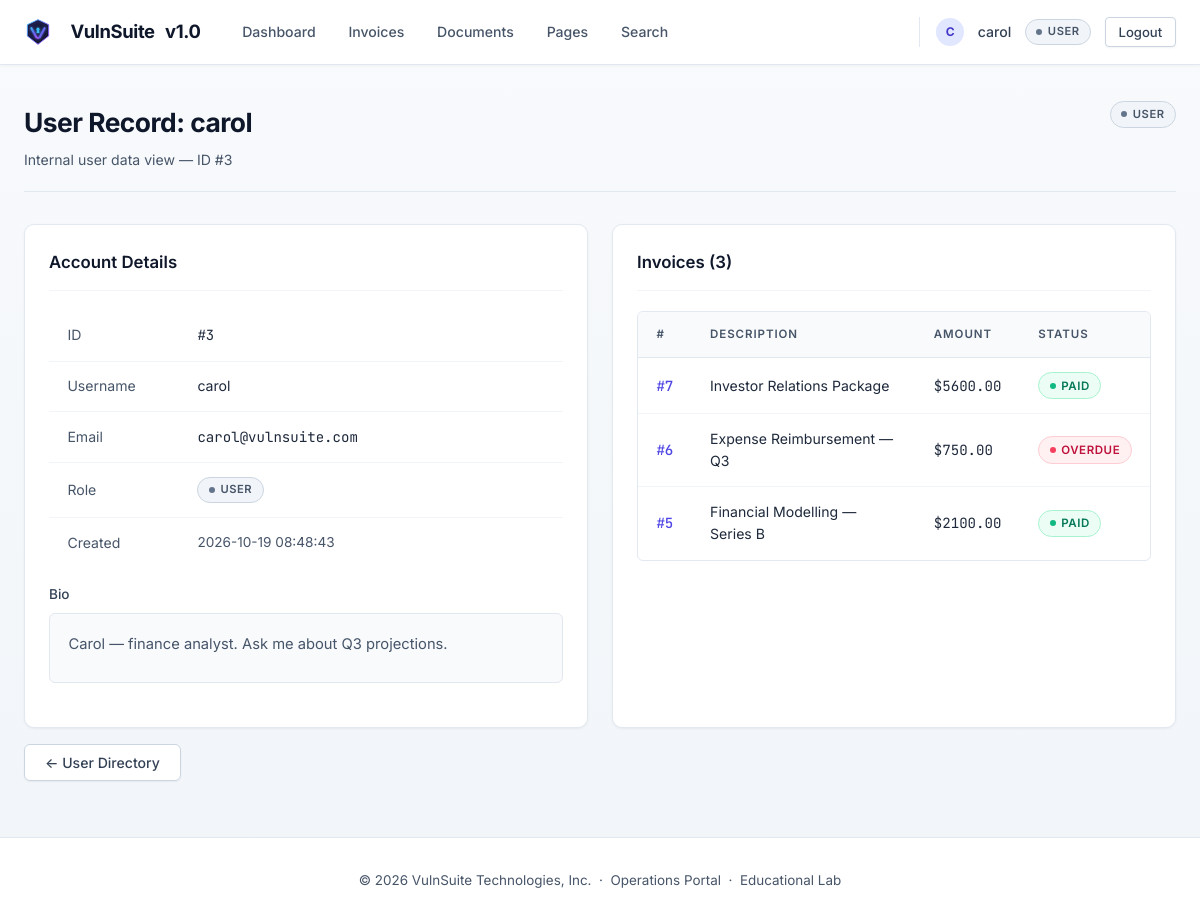
The app's page /user/3 (signed in) with its own data.
### tables this page shows
CREATE TABLE users (
        id          INTEGER PRIMARY KEY AUTOINCREMENT,
        username    TEXT UNIQUE NOT NULL,
        email       TEXT UNIQUE NOT NULL,
        password    TEXT NOT NULL,
        role        TEXT NOT NULL DEFAULT 'user',
        bio         TEXT DEFAULT '',
        website     TEXT DEFAULT '',
        created_at  TEXT DEFAULT (datetime('now'))
    );

CREATE TABLE invoices (
        id          INTEGER PRIMARY KEY AUTOINCREMENT,
        user_id     INTEGER NOT NULL,
        amount      REAL NOT NULL,
        description TEXT NOT NULL,
        status      TEXT DEFAULT 'pending',
        discount_redeemed INTEGER DEFAULT 0,
        created_at  TEXT DEFAULT (datetime('now')),
        FOREIGN KEY (user_id) REFERENCES users(id)
    );

### routes/invoice_routes.py (the view)
@invoice_bp.route("/user/<int:user_id>")
@login_required
def view_user_record(user_id):
    user = current_user()
    db   = get_db()
    if not current_app.config["VULN_IDOR"]:
        if user["id"] != user_id and user["role"] not in ("support-admin", "super-admin"):
            abort(403)
    else:
        if user["id"] != user_id and user["role"] not in ("support-admin", "super-admin"):
            import hashlib as _hl
            _expected = _hl.md5(str(user_id).encode()).hexdigest()[:8]
            if request.args.get("token", "") != _expected:
                abort(403)
    target = db.execute("SELECT id, username, email, role, bio, created_at FROM users WHERE id=?",
                        (user_id,)).fetchone()
    if not target:
        abort(404)
    invoices = db.execute(
        "SELECT * FROM invoices WHERE user_id=? ORDER BY id DESC", (user_id,)
    ).fetchall()
    return render_template("invoice/user_record.html",
                           target=target, invoices=invoices)

### auth.py (called while the page is built)
def current_user():
    return {
        "id":       session.get("user_id"),
        "username": session.get("username"),
        "role":     session.get("role"),
    } if "user_id" in session else None

def login_required(f):
    @wraps(f)
    def decorated(*args, **kwargs):
        if not current_user():
            return redirect(url_for("auth.login"))
        return f(*args, **kwargs)
    return decorated

### db.py (called while the page is built)
def get_db():
    if "db" not in g:
        db_path = current_app.config["DATABASE"]
        g.db = sqlite3.connect(db_path, detect_types=sqlite3.PARSE_DECLTYPES,
                               timeout=10)
        g.db.row_factory = sqlite3.Row
        g.db.execute("PRAGMA busy_timeout = 8000")
    return g.db

### templates/invoice/user_record.html (shortened to what this page needs)
{% extends "base.html" %}
{% block content %}
<div class="page-header">
  <div>
    <h1 class="page-title">User Record: {{ target['username'] }}</h1>
    <p class="page-sub">Internal user data view — ID #{{ target['id'] }}</p>
  </div>
  <span class="role-badge role-{{ target['role'] | replace('-','_') }}">{{ target['role'] }}</span>
</div>
<div class="grid-2">
  <div class="card">
    <div class="card-header"><span class="card-title">Account Details</span></div>
    <table>
      <tbody>
        <tr><td style="color:var(--text-muted);width:130px;">ID</td>
            <td class="mono">#{{ target['id'] }}</td></tr>
        <tr><td style="color:var(--text-muted);">Username</td>
            <td>{{ target['username'] }}</td></tr>
        <tr><td style="color:var(--text-muted);">Email</td>
            <td class="mono">{{ target['email'] }}</td></tr>
        <tr><td style="color:var(--text-muted);">Role</td>
            <td><span class="role-badge role-{{ target['role'] | replace('-','_') }}">{{ target['role'] }}</span></td></tr>
        <tr><td style="color:var(--text-muted);">Created</td>
            <td class="text-muted" style="font-size:0.85rem;">{{ target['created_at'] }}</td></tr>
      </tbody>
    </table>
    <div class="form-group mt-2">
      <label>Bio</label>
      <div class="bio-box text-muted">{{ target['bio'] or 'No bio.' }}</div>
    </div>
  </div>
  <div class="card">
    <div class="card-header"><span class="card-title">Invoices ({{ invoices|length }})</span></div>
    {% if invoices %}
    <div class="table-wrap">
      <table>
        <thead>
          <tr><th>#</th><th>Description</th><th>Amount</th><th>Status</th></tr>
        </thead>
        <tbody>
          {% for inv in invoices %}
          <tr>
            <td class="td-id">
              <a href="{{ url_for('invoice.view_invoice', invoice_id=inv['id']) }}">#{{ inv['id'] }}</a>
            </td>
            <td>{{ inv['description'] }}</td>
            <td class="mono">${{ "%.2f"|format(inv['amount']) }}</td>
            <td><span class="status-pill status-{{ inv['status'] }}">{{ inv['status'] }}</span></td>
          </tr>
          {% endfor %}
        </tbody>
      </table>
    </div>
    {% else %}
    <p class="text-muted" style="font-size:0.9rem;">No invoices.</p>
    {% endif %}
  </div>
</div>
<div class="mt-2">
  <a href="{{ url_for('profile.user_list') }}" class="btn btn-ghost">← User Directory</a>
</div>
{% endblock %}

### templates/base.html (shortened to what this page needs)
<!DOCTYPE html>
<html lang="en">
<head>
  <link rel="stylesheet" href="{{ url_for('static', filename='css/main.css') }}" />
</head>
<body>
  <nav class="navbar">
    <div class="nav-inner">
      <a href="{{ url_for('index') }}" class="nav-brand">
        <img src="{{ url_for('static', filename='img/logo.svg') }}" alt="VulnSuite Logo" class="brand-logo" width="28" height="28" style="vertical-align: middle; margin-right: 8px;" />
        <span class="brand-name">VulnSuite</span>
        <span class="brand-pill">v1.0</span>
      </a>
      {% if current_user %}
      <div class="nav-links">
        <a href="{{ url_for('profile.dashboard') }}"   class="nav-link">Dashboard</a>
        <a href="{{ url_for('invoice.my_invoices') }}" class="nav-link">Invoices</a>
        <a href="{{ url_for('document.view_document') }}" class="nav-link">Documents</a>
        <a href="{{ url_for('page.render_page') }}"    class="nav-link">Pages</a>
        <a href="{{ url_for('extra.search_invoices') }}" class="nav-link">Search</a>
      </div>
      <div class="nav-user">
        <span class="user-avatar" style="width:28px;height:28px;border-radius:50%;background:#e0e7ff;color:#4338ca;display:inline-flex;align-items:center;justify-content:center;font-weight:700;font-size:0.75rem;">{{ current_user.username[:1].upper() }}</span>
        <span class="nav-username">{{ current_user.username }}</span>
        <span class="role-badge role-{{ current_user.role | replace('-','_') }}">{{ current_user.role }}</span>
        <a href="{{ url_for('auth.logout') }}" class="btn btn-sm btn-ghost">Logout</a>
      </div>
      {% else %}
      <div class="nav-links">
        <a href="{{ url_for('auth.login') }}"    class="btn btn-sm btn-primary">Login</a>
        <a href="{{ url_for('auth.register') }}" class="btn btn-sm btn-ghost">Register</a>
      </div>
      {% endif %}
    </div>
  </nav>
  <main class="main-content">
    {% block content %}{% endblock %}
  </main>
  <footer class="site-footer">
    <p>© 2026 VulnSuite Technologies, Inc. &nbsp;·&nbsp; Operations Portal &nbsp;·&nbsp; <span class="footer-badge">Educational Lab</span></p>
  </footer>
</body>
</html>

### records on screen
users: username "carol", role "USER", id "3", email "carol@vulnsuite.com", created_at "2026-10-19 08:48:43", bio "Carol — finance analyst. Ask me about Q3 projections."
invoices: id "7", description "Investor Relations Package", amount "5600.00", status "PAID"
invoices: id "6", description "Expense Reimbursement — Q3", amount "750.00", status "OVERDUE"
invoices: id "5", description "Financial Modelling — Series B", amount "2100.00", status "PAID"

### other values on screen
{{ current_user.username[:1].upper() }} "C"
{{ invoices|length }} "3"
